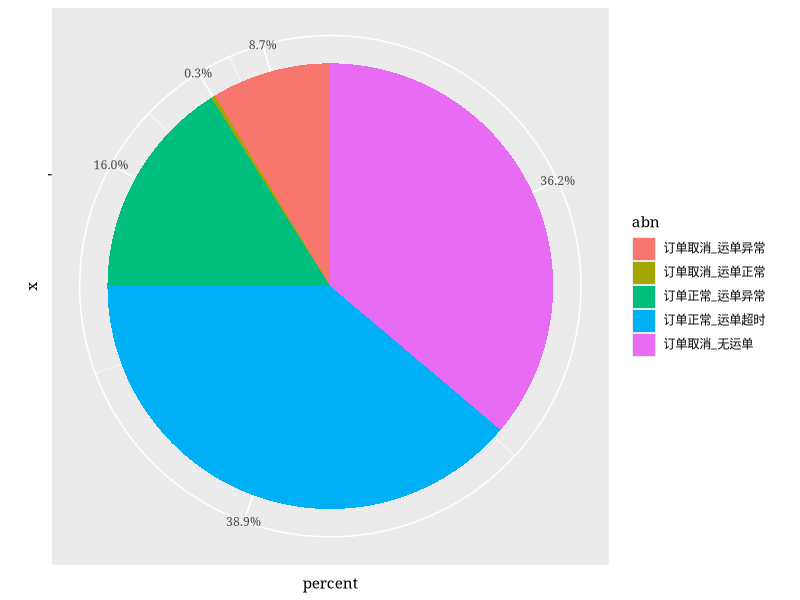

Write the R code that produced this figure. (Note: this script raises an error after producing the figure.)
## ---- chunk 1
setwd("~/projects/abn_order2/")
library(ggplot2)
library(scales)
library(gtable)
library(grid)
library(dplyr)

abn_daily <- read.csv("data/0120-b.csv", colClasses=c("Date", "factor", "factor", "factor", "numeric", "numeric", "numeric"))
## ---- chunk 2
today_overall <- subset(abn_daily, order_date=="2017-01-19" & respb_scene == "_\xbb\xe3\xd7\xdc")
today_overall$abn <- droplevels(today_overall$abn) # remove unused levels
levels(today_overall$abn) <- c("订单取消_运单异常","订单取消_运单正常","订单正常_运单异常","订单正常_运单超时","订单取消_无运单")
today_overall$percent <- today_overall$actualcnt / sum(today_overall$actualcnt)
bp<- ggplot(today_overall, aes(x="", y=percent, fill=abn))+
geom_bar(width = 1, stat = "identity") + theme(text = element_text(family = 'SimSun'))
pie <- bp + coord_polar("y", start=0)
midpoint <- cumsum(rev(today_overall$percent)) - rev(today_overall$percent)/2
pie + scale_y_continuous(breaks=midpoint, labels=percent(rev(today_overall$percent)))
## ---- chunk 3
abn_ratio <- abn_daily  %>%
  filter(respb_scene == "_\xbb\xe3\xd7\xdc") %>%
  group_by(order_date) %>%
  summarize(abn_ratio=sum(cnt))

abn_payed_ratio <- abn_daily %>%
  filter(abn=="payed") %>%
  select(order_date, ratio_payed)

abn_created_cnt <- abn_daily %>%
  filter(abn=="created") %>%
  select(order_date, cnt)

temp <-merge(abn_ratio, abn_payed_ratio, by="order_date")
abn_overall <- merge(temp, abn_created_cnt, by="order_date")
abn_overall <- abn_overall %>%
  mutate(abn_cnt=abn_ratio*cnt*ratio_payed/10000)

abn_total_cnt <- abn_overall %>%
  mutate(type="created") %>%
  mutate(value=cnt) %>%
  select(order_date, value, type)

abn_cnt <- abn_overall %>%
  mutate(value=abn_cnt) %>%
  mutate(type="abn") %>%
  select(order_date, value, type)

abn_total_abn_cnt <- rbind(abn_total_cnt, abn_cnt)
abn_total_abn_cnt$type <- as.factor(abn_total_abn_cnt$type)
levels(abn_total_abn_cnt$type) <- c("总异常订单量", "创建订单量")
p1 <- ggplot(abn_total_abn_cnt, aes(x=order_date, y=value)) +
  geom_area(alpha = 0.7, position = 'identity', aes(fill = type)) + theme(axis.text.x = element_text(angle = 90), legend.position = "bottom", legend.title = element_blank(), text = element_text('SimSun')) + labs(x = "日期", y = "数量") + scale_y_continuous(labels = comma) + scale_x_date(breaks = pretty_breaks(15), labels = date_format("%m/%d"))

max_y <- ceiling(max(abn_overall$abn_ratio) * 1.15)
p2 <- ggplot(abn_overall, aes(x=order_date)) + geom_line(aes(y = abn_ratio, colour = "总异常率")) + theme(text = element_text(family = 'SimSun')) + scale_linetype(NULL) + scale_colour_brewer(palette = "Set1") + theme(legend.title = element_blank(), text = element_text('SimSun'), legend.position = "bottom", panel.grid.major= element_blank(), panel.grid.minor = element_blank())%+replace% theme(panel.background = element_rect(fill = NA)) + ylim(0, max_y) + ylab("aaaa")

g1 <- ggplot_gtable(ggplot_build(p1))
g2 <- ggplot_gtable(ggplot_build(p2))
pp <- c(subset(g1$layout, name == "panel", se = t:r))
g <- gtable_add_grob(g1, g2$grobs[[which(g2$layout$name == "panel")]], pp$t, 
                       pp$l, pp$b, pp$l)
  
# axis tweaks
ia <- which(g2$layout$name == "axis-l")
ga <- g2$grobs[[ia]]
ax <- ga$children[[2]]
ax$widths <- rev(ax$widths)
ax$grobs <- rev(ax$grobs)
ax$grobs[[1]]$x <- ax$grobs[[1]]$x - unit(1, "npc") + unit(0.15, "cm")
g <- gtable_add_cols(g, g2$widths[g2$layout[ia, ]$l], length(g$widths) - 1)
g <- gtable_add_grob(g, ax, pp$t, length(g$widths) - 1, pp$b)
  
# combind legends
leg1 <- g1$grobs[[which(g1$layout$name == "guide-box")]]
leg2 <- g2$grobs[[which(g2$layout$name == "guide-box")]]
  
g$grobs[[which(g$layout$name == "guide-box")]] <- gtable:::cbind_gtable(leg1, leg2, "first")
grid.draw(g)
## ---- chunk 4

# plot 1
p1 <- ggplot(subset(abn_daily, abn=="created"), aes(x=order_date, y=cnt)) +
  geom_area(alpha = 0.7, position = 'identity', aes(fill = "创建订单量")) + theme(axis.text.x = element_text(angle = 90), legend.position = "bottom", legend.title = element_blank(), text = element_text('SimSun')) + labs(x = "日期", y = "数量") + scale_y_continuous(labels = comma) + scale_x_date(breaks = pretty_breaks(15), labels = date_format("%m/%d"))

# plot2
abn_rate <- abn_daily %>%
  filter(respb_scene == "_\xbb\xe3\xd7\xdc" | abn=="payed") %>%
  mutate(value=ratio_payed)

rate100 <- abn_rate %>%
  filter(abn == "abn1-ydnorm") %>%
  mutate(value=ratio_payed*100)
rate0.1 <- abn_rate %>%
  filter(abn == "payed") %>%
  mutate(value=ratio_payed/10)
rate1 <- abn_rate %>%
  filter(abn != "abn1-ydnorm" & abn != "payed") %>%
  mutate(value=ratio_payed)

abn_scaled_rate <- rbind(rate100, rate0.1, rate1)
abn_scaled_rate$abn <- droplevels(abn_scaled_rate$abn) # remove unused levels
levels(abn_scaled_rate$abn) <- c("订单取消_运单异常", "订单取消_运单正常*100",
                                 "订单正常_运单异常", "订单正常_运单超时",
                                 "订单取消_无运单", "支付成功率/10")
  
p2 <- ggplot(abn_scaled_rate, aes(x=order_date,y=value)) + geom_line(aes(y = value, colour = abn)) + theme(text = element_text(family = 'SimSun')) + scale_linetype(NULL) + scale_colour_brewer(palette = "Set1") + theme(legend.title = element_blank(), text = element_text('SimSun'), legend.position = "bottom", panel.grid.major= element_blank(), panel.grid.minor = element_blank())%+replace% theme(panel.background = element_rect(fill = NA))

# combine 2 plots
g1 <- ggplot_gtable(ggplot_build(p1))
g2 <- ggplot_gtable(ggplot_build(p2))
pp <- c(subset(g1$layout, name == "panel", se = t:r))
g <- gtable_add_grob(g1, g2$grobs[[which(g2$layout$name == "panel")]], pp$t, 
                       pp$l, pp$b, pp$l)
  
# axis tweaks
ia <- which(g2$layout$name == "axis-l")
ga <- g2$grobs[[ia]]
ax <- ga$children[[2]]
ax$widths <- rev(ax$widths)
ax$grobs <- rev(ax$grobs)
ax$grobs[[1]]$x <- ax$grobs[[1]]$x - unit(1, "npc") + unit(0.15, "cm")
g <- gtable_add_cols(g, g2$widths[g2$layout[ia, ]$l], length(g$widths) - 1)
g <- gtable_add_grob(g, ax, pp$t, length(g$widths) - 1, pp$b)
  
## combind legends
leg1 <- g1$grobs[[which(g1$layout$name == "guide-box")]]
leg2 <- g2$grobs[[which(g2$layout$name == "guide-box")]]
  
g$grobs[[which(g$layout$name == "guide-box")]] <- gtable:::cbind_gtable(leg1, leg2, "first")
grid.draw(g)
